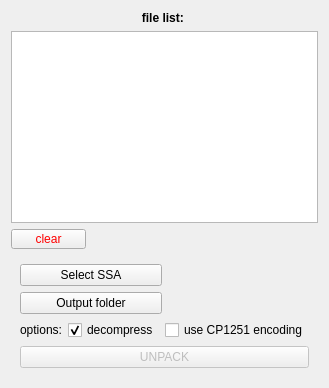
      <widget class="QWidget" name="tab_ssa">
       <attribute name="title">
        <string>Archives (SSA)</string>
       </attribute>
       <layout class="QVBoxLayout" name="verticalLayout">
        <item>
         <widget class="QLabel" name="tab_ssa_label">
          <property name="text">
           <string>&lt;html&gt;&lt;head/&gt;&lt;body&gt;&lt;p&gt;&lt;span style=&quot; font-weight:600;&quot;&gt;file list: &lt;/span&gt;&lt;/p&gt;&lt;/body&gt;&lt;/html&gt;</string>
          </property>
          <property name="alignment">
           <set>Qt::AlignCenter</set>
          </property>
         </widget>
        </item>
        <item>
         <widget class="CDropWidget" name="tab_ssa_list">
          <property name="maximumSize">
           <size>
            <width>16777215</width>
            <height>16777215</height>
           </size>
          </property>
          <property name="acceptDrops">
           <bool>true</bool>
          </property>
          <property name="dragDropMode">
           <enum>QAbstractItemView::DragDrop</enum>
          </property>
         </widget>
        </item>
        <item>
         <widget class="QPushButton" name="tab_ssa_label_clear">
          <property name="maximumSize">
           <size>
            <width>75</width>
            <height>20</height>
           </size>
          </property>
          <property name="styleSheet">
           <string notr="true">color: rgb(255, 0, 0);</string>
          </property>
          <property name="text">
           <string>clear</string>
          </property>
         </widget>
        </item>
        <item>
         <widget class="QWidget" name="widget" native="true">
          <property name="minimumSize">
           <size>
            <width>0</width>
            <height>43</height>
           </size>
          </property>
          <layout class="QVBoxLayout" name="verticalLayout_4">
           <item>
            <layout class="QGridLayout" name="gridLayout_2">
             <item row="0" column="1">
              <widget class="QLabel" name="tab_ssa_label_in">
               <property name="sizePolicy">
                <sizepolicy hsizetype="Preferred" vsizetype="Preferred">
                 <horstretch>0</horstretch>
                 <verstretch>0</verstretch>
                </sizepolicy>
               </property>
               <property name="maximumSize">
                <size>
                 <width>16777215</width>
                 <height>16777215</height>
                </size>
               </property>
               <property name="text">
                <string/>
               </property>
               <property name="alignment">
                <set>Qt::AlignLeading|Qt::AlignLeft|Qt::AlignVCenter</set>
               </property>
               <property name="wordWrap">
                <bool>true</bool>
               </property>
               <property name="textInteractionFlags">
                <set>Qt::LinksAccessibleByMouse|Qt::TextSelectableByMouse</set>
               </property>
              </widget>
             </item>
             <item row="0" column="0">
              <widget class="QPushButton" name="tab_ssa_select_in">
               <property name="sizePolicy">
                <sizepolicy hsizetype="Maximum" vsizetype="Fixed">
                 <horstretch>0</horstretch>
                 <verstretch>0</verstretch>
                </sizepolicy>
               </property>
               <property name="minimumSize">
                <size>
                 <width>0</width>
                 <height>0</height>
                </size>
               </property>
               <property name="maximumSize">
                <size>
                 <width>150</width>
                 <height>30</height>
                </size>
               </property>
               <property name="text">
                <string>Select SSA</string>
               </property>
              </widget>
             </item>
             <item row="1" column="0">
              <widget class="QPushButton" name="tab_ssa_select_out">
               <property name="sizePolicy">
                <sizepolicy hsizetype="Maximum" vsizetype="Fixed">
                 <horstretch>0</horstretch>
                 <verstretch>0</verstretch>
                </sizepolicy>
               </property>
               <property name="minimumSize">
                <size>
                 <width>0</width>
                 <height>0</height>
                </size>
               </property>
               <property name="maximumSize">
                <size>
                 <width>150</width>
                 <height>30</height>
                </size>
               </property>
               <property name="text">
                <string>Output folder</string>
               </property>
              </widget>
             </item>
             <item row="1" column="1">
              <widget class="QLabel" name="tab_ssa_label_out">
               <property name="sizePolicy">
                <sizepolicy hsizetype="Preferred" vsizetype="Preferred">
                 <horstretch>0</horstretch>
                 <verstretch>0</verstretch>
                </sizepolicy>
               </property>
               <property name="maximumSize">
                <size>
                 <width>16777215</width>
                 <height>16777215</height>
                </size>
               </property>
               <property name="text">
                <string/>
               </property>
               <property name="alignment">
                <set>Qt::AlignLeading|Qt::AlignLeft|Qt::AlignVCenter</set>
               </property>
               <property name="wordWrap">
                <bool>true</bool>
               </property>
               <property name="textInteractionFlags">
                <set>Qt::LinksAccessibleByMouse|Qt::TextSelectableByMouse</set>
               </property>
              </widget>
             </item>
            </layout>
           </item>
           <item>
            <layout class="QHBoxLayout" name="horizontalLayout">
             <item>
              <widget class="QLabel" name="label_4">
               <property name="text">
                <string>options:</string>
               </property>
              </widget>
             </item>
             <item>
              <widget class="QCheckBox" name="tab_ssa_decompress">
               <property name="text">
                <string>decompress</string>
               </property>
               <property name="checked">
                <bool>true</bool>
               </property>
               <property name="tristate">
                <bool>false</bool>
               </property>
              </widget>
             </item>
             <item>
              <widget class="QCheckBox" name="tab_ssa_kyrillicencode">
               <property name="toolTip">
                <string>check this for Russian files</string>
               </property>
               <property name="text">
                <string>use CP1251 encoding</string>
               </property>
              </widget>
             </item>
            </layout>
           </item>
           <item>
            <widget class="QPushButton" name="tab_ssa_unpack">
             <property name="enabled">
              <bool>false</bool>
             </property>
             <property name="text">
              <string>UNPACK</string>
             </property>
             <property name="checkable">
              <bool>false</bool>
             </property>
             <property name="checked">
              <bool>false</bool>
             </property>
             <property name="default">
              <bool>false</bool>
             </property>
             <property name="flat">
              <bool>false</bool>
             </property>
            </widget>
           </item>
          </layout>
         </widget>
        </item>
       </layout>
      </widget>
